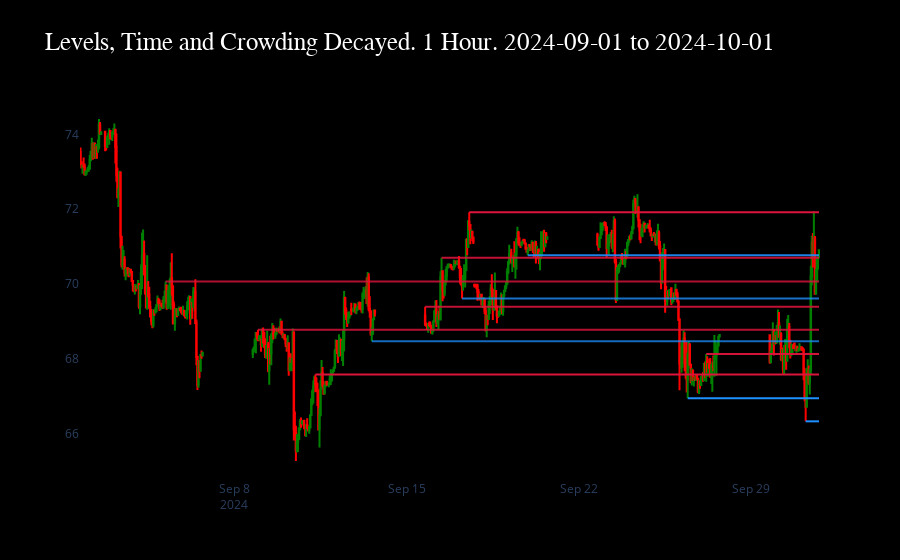

Source (notebook cell):
### Code cell
import pandas as pd
import numpy as np
import plotly.graph_objects as go

# 1H levels on last 30 days, with row-aware collapse and crowd-aware decay

_df = df.copy()
_df['datetime'] = pd.to_datetime(_df['datetime'])
_df = _df.set_index('datetime').sort_index()
df_1h = _df.resample('1h').agg({'open':'first','high':'max','low':'min','close':'last','volume':'sum'}).dropna().reset_index()

earliest = df_1h['datetime'].min()
cutoff = earliest + pd.Timedelta(days=30)
df_h = df_1h[df_1h['datetime'] <= cutoff].reset_index(drop=True)

n1, n2 = 4, 2
levels_h = []
for row in range(n1, len(df_h) - n2):
    if support(df_h, row, n1, n2):
        levels_h.append((row, df_h.low[row], 1))
    if resistance(df_h, row, n1, n2):
        levels_h.append((row, df_h.high[row], 2))

# collapse while keeping row of first occurrence
def collapse_pairs(pairs, thresh=0.5):
    pairs = sorted(pairs, key=lambda x: x[1])
    kept = []
    for row, price in pairs:
        if not kept or abs(price - kept[-1][1]) > thresh:
            kept.append((row, price))
    return kept

ss_h = collapse_pairs([(r, y) for r, y, t in levels_h if t == 1])
rr_h = collapse_pairs([(r, y) for r, y, t in levels_h if t == 2])

# time decay with crowding; lines start at originating candle
last_time = df_h['datetime'].max()
first_time = df_h['datetime'].min()
span_sec = max((last_time - first_time).total_seconds(), 1)
all_levels = [lvl for _, lvl in ss_h + rr_h]
row_to_time = {i: df_h['datetime'].iloc[i] for i in range(len(df_h))}

def time_decay_levels(levels):
    out = []
    for row, level in levels:
        level_time = row_to_time.get(row, last_time)
        age_sec = max((last_time - level_time).total_seconds(), 0)
        age_norm = age_sec / span_sec
        near_count = sum(1 for v in all_levels if abs(v - level) <= window)
        effective_decay = base_decay + crowd_coeff * max(0, near_count - 1)
        strength = float(np.exp(-effective_decay * age_norm))
        out.append((row, level, strength, level_time))
    return out

ss_strengths = time_decay_levels(ss_h)
rr_strengths = time_decay_levels(rr_h)

fig = go.Figure(data=[go.Candlestick(
    x=df_h['datetime'],
    open=df_h['open'], high=df_h['high'], low=df_h['low'], close=df_h['close'],
    increasing_line_color='green', decreasing_line_color='red'
)])

x_end = df_h['datetime'].max()

for _, level, strength, t0 in ss_strengths:
    fig.add_shape(
        type='line', xref='x', yref='y',
        x0=t0, x1=x_end, y0=level, y1=level,
        line=dict(color='rgb(30,144,255)', width=2),
        opacity=strength,
    )

for _, level, strength, t0 in rr_strengths:
    fig.add_shape(
        type='line', xref='x', yref='y',
        x0=t0, x1=x_end, y0=level, y1=level,
        line=dict(color='rgb(220,20,60)', width=2),
        opacity=strength,
    )


fig.update_layout(
    showlegend=False,
    xaxis_rangeslider_visible=False,
    xaxis=dict(showgrid=False),
    yaxis=dict(showgrid=False),
    paper_bgcolor='black',
    plot_bgcolor='black',
    title=dict(text=f'Levels, Time and Crowding Decayed. 1 Hour. {first_time.date()} to {last_time.date()}',
    font=dict(color='white', size=25, family='Cascadia Black'))
)

fig.show()

### Figure 1 — Plotly figure (JSON) as saved in the notebook; plotly's stock layout.template omitted (floating-point values rounded to 4 significant figures; data arrays with more than 128 entries replaced by an {"elided": "..."} marker saying what was removed)
{"data": [{"close": {"elided": "526 float values"}, "decreasing": {"line": {"color": "red"}}, "high": {"elided": "526 float values"}, "increasing": {"line": {"color": "green"}}, "low": {"elided": "526 float values"}, "open": {"elided": "526 float values"}, "type": "candlestick", "x": {"elided": "526 str values"}}], "layout": {"paper_bgcolor": "black", "plot_bgcolor": "black", "shapes": [{"line": {"color": "rgb(30,144,255)", "width": 2}, "opacity": 1, "type": "line", "x0": "2024-10-01T05:00:00", "x1": "2024-10-01T18:00:00", "xref": "x", "y0": 66.33, "y1": 66.33, "yref": "y"}, {"line": {"color": "rgb(30,144,255)", "width": 2}, "opacity": 1, "type": "line", "x0": "2024-09-26T10:00:00", "x1": "2024-10-01T18:00:00", "xref": "x", "y0": 66.95, "y1": 66.95, "yref": "y"}, {"line": {"color": "rgb(30,144,255)", "width": 2}, "opacity": 0.7388, "type": "line", "x0": "2024-09-13T14:00:00", "x1": "2024-10-01T18:00:00", "xref": "x", "y0": 68.47, "y1": 68.47, "yref": "y"}, {"line": {"color": "rgb(30,144,255)", "width": 2}, "opacity": 0.7853, "type": "line", "x0": "2024-09-17T06:00:00", "x1": "2024-10-01T18:00:00", "xref": "x", "y0": 69.61, "y1": 69.61, "yref": "y"}, {"line": {"color": "rgb(30,144,255)", "width": 2}, "opacity": 0.9061, "type": "line", "x0": "2024-09-19T22:00:00", "x1": "2024-10-01T18:00:00", "xref": "x", "y0": 70.77, "y1": 70.77, "yref": "y"}, {"line": {"color": "rgb(220,20,60)", "width": 2}, "opacity": 1, "type": "line", "x0": "2024-09-11T07:00:00", "x1": "2024-10-01T18:00:00", "xref": "x", "y0": 67.58, "y1": 67.58, "yref": "y"}, {"line": {"color": "rgb(220,20,60)", "width": 2}, "opacity": 0.9625, "type": "line", "x0": "2024-09-27T04:00:00", "x1": "2024-10-01T18:00:00", "xref": "x", "y0": 68.13, "y1": 68.13, "yref": "y"}, {"line": {"color": "rgb(220,20,60)", "width": 2}, "opacity": 0.827, "type": "line", "x0": "2024-09-08T23:00:00", "x1": "2024-10-01T18:00:00", "xref": "x", "y0": 68.78, "y1": 68.78, "yref": "y"}, {"line": {"color": "rgb(220,20,60)", "width": 2}, "opacity": 0.8752, "type": "line", "x0": "2024-09-15T18:00:00", "x1": "2024-10-01T18:00:00", "xref": "x", "y0": 69.39, "y1": 69.39, "yref": "y"}, {"line": {"color": "rgb(220,20,60)", "width": 2}, "opacity": 0.8016, "type": "line", "x0": "2024-09-05T05:00:00", "x1": "2024-10-01T18:00:00", "xref": "x", "y0": 70.07, "y1": 70.07, "yref": "y"}, {"line": {"color": "rgb(220,20,60)", "width": 2}, "opacity": 0.88, "type": "line", "x0": "2024-09-16T10:00:00", "x1": "2024-10-01T18:00:00", "xref": "x", "y0": 70.7, "y1": 70.7, "yref": "y"}, {"line": {"color": "rgb(220,20,60)", "width": 2}, "opacity": 1, "type": "line", "x0": "2024-09-17T13:00:00", "x1": "2024-10-01T18:00:00", "xref": "x", "y0": 71.92, "y1": 71.92, "yref": "y"}], "showlegend": false, "title": {"font": {"color": "white", "family": "Cascadia Black", "size": 25}, "text": "Levels, Time and Crowding Decayed. 1 Hour. 2024-09-01 to 2024-10-01"}, "xaxis": {"rangeslider": {"visible": false}, "showgrid": false}, "yaxis": {"showgrid": false}}}
